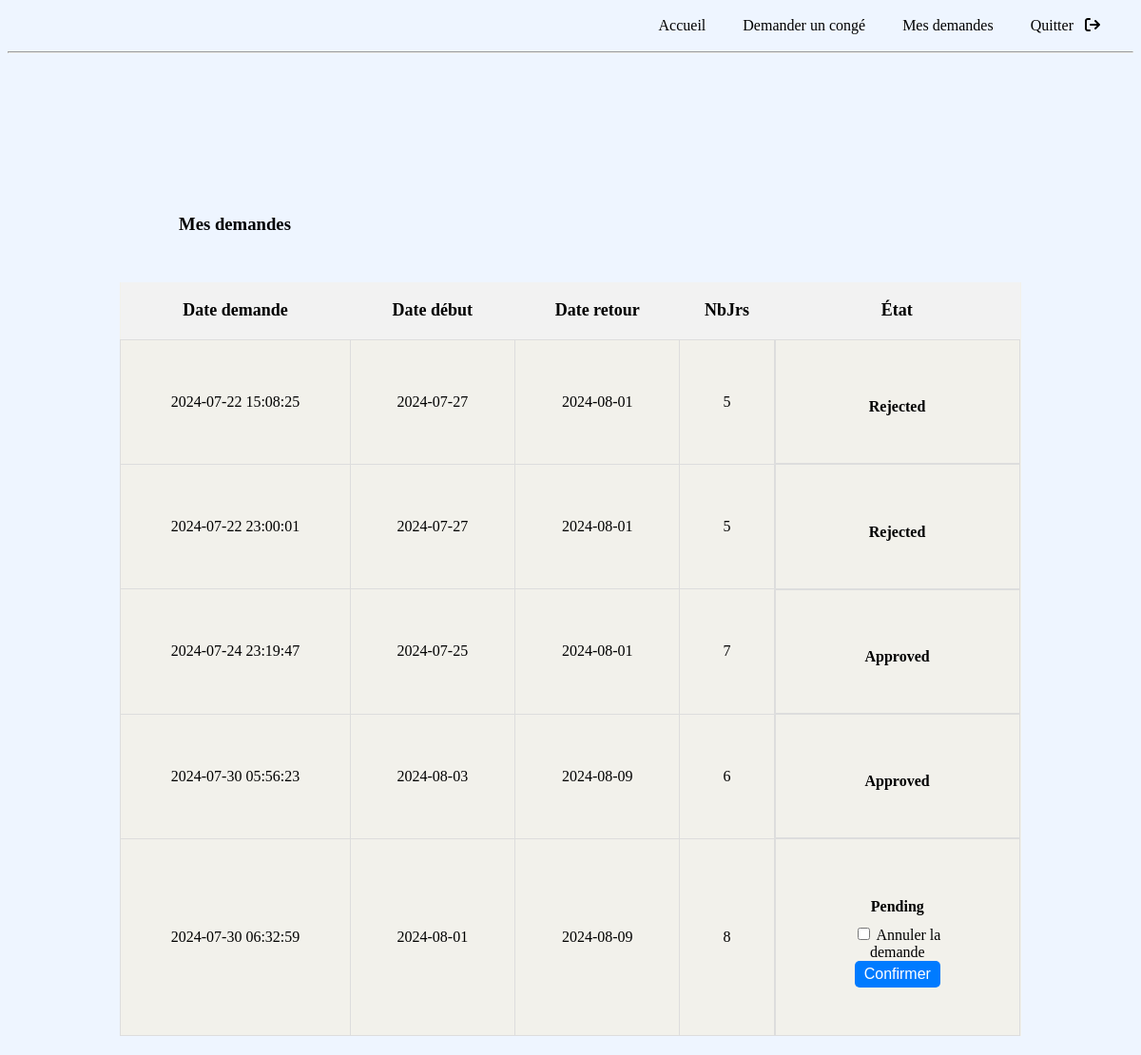
The page /mesdemandes (signed in) on the database as committed earlier.
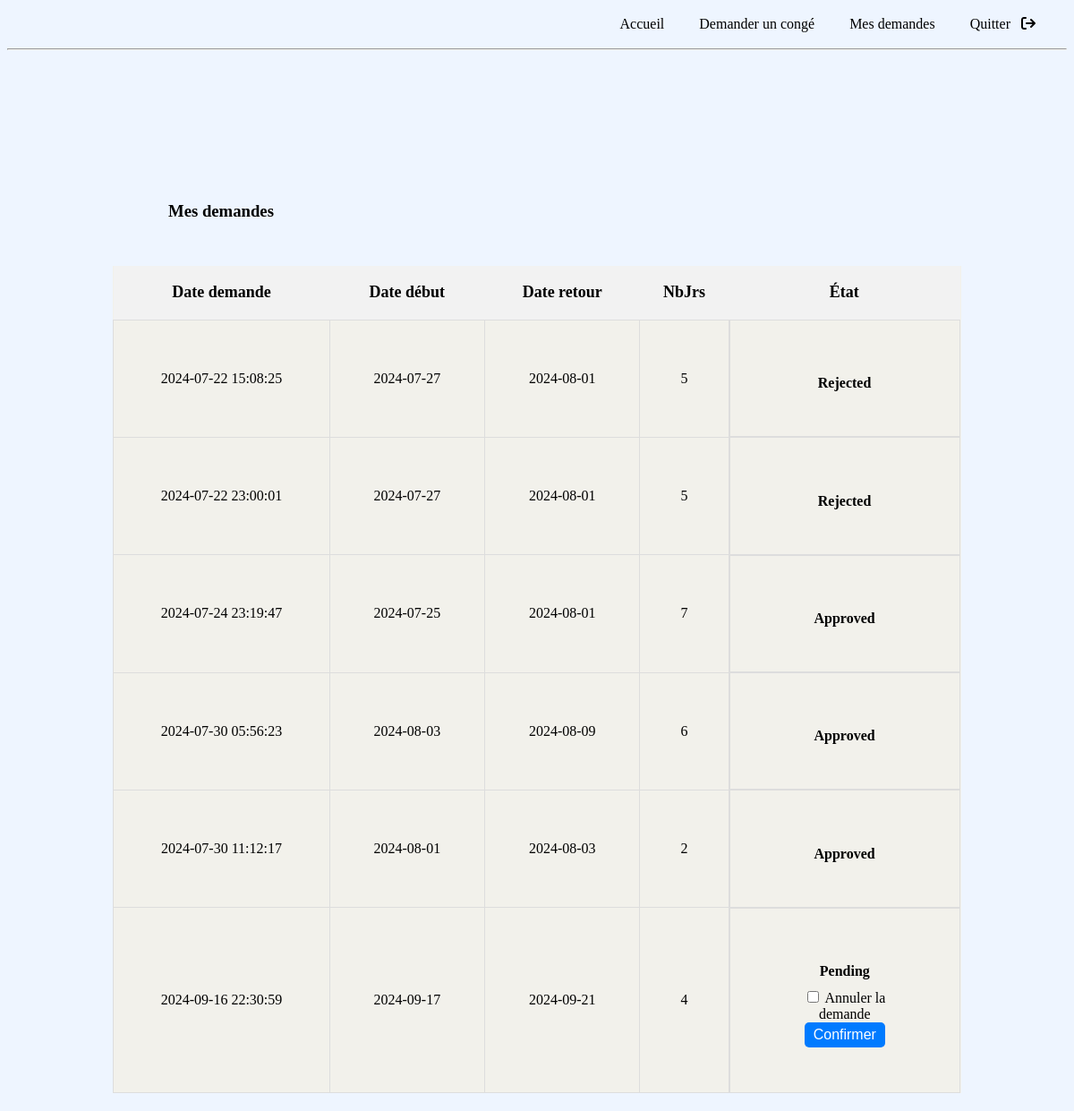
The same page on the database as committed later.
### models.py (models this page shows)
class LeaveRequest(db.Model):
    id = db.Column(db.Integer, primary_key=True)
    username = db.Column(db.String(50), db.ForeignKey('employee.username'), nullable=False)
    leave_type = db.Column(db.String(50), nullable=False)
    start_date = db.Column(db.String(50), nullable=False)
    end_date = db.Column(db.String(50), nullable=False)
    duration = db.Column(db.Integer, nullable=False)
    reason = db.Column(db.String(200), nullable=False)
    status = db.Column(db.String(50), default='Pending')
    date_demande = db.Column(db.String(50), default=datetime.now().strftime('%Y-%m-%d %H:%M:%S'))

### app.py (the view)
@app.route('/mesdemandes')
@login_required
def mesdemandes():
    username = session['username']
    requests = LeaveRequest.query.filter_by(username=username).all()
    return render_template('lesdemandes.html', requests=requests)

### app.py (called while the page is built)
def login_required(f):
    @wraps(f)
    def decorated_function(*args, **kwargs):
        if 'username' not in session:
            return redirect(url_for('login'))
        return f(*args, **kwargs)
    return decorated_function

### templates/lesdemandes.html (shortened to what this page needs)
<!DOCTYPE html>
<html lang="en">
<head>
    <link rel="stylesheet" href="https://cdnjs.cloudflare.com/ajax/libs/font-awesome/6.0.0-beta3/css/all.min.css">
</head>
<body class="body">
    <nav class="navbar">
        <ul class="navbar-nav">
            <li><a href="{{ url_for('homepage_user') }}">Accueil</a></li>
            <li><a href="{{ url_for('demandeconge') }}">Demander un congé</a></li>
            <li><a href="{{ url_for('mesdemandes') }}">Mes demandes</a></li>
            <li><a href="{{ url_for('logout') }}">Quitter</a><i class="fa-solid fa-arrow-right-from-bracket"></i></li>
        </ul>
    </nav>
    <hr>
    <div class="demandes">
        <h3>Mes demandes</h3>
    </div>
    <table class="tableau">
        <thead>
            <tr>
                <th>Date demande</th>
                <th>Date début</th>
                <th>Date retour</th>
                <th>NbJrs</th>
                <th>État</th>
            </tr>
        </thead>
        <tbody>
            {% for request in requests %}
            <tr>
                <td>{{ request.date_demande }}</td>
                <td>{{ request.start_date }}</td>
                <td>{{ request.end_date }}</td>
                <td>{{ request.duration }}</td>
                <td class="action-cell">
                    <h4>{{ request.status }}</h4>
                    {% if request.status == 'Pending' %}
                    <div class="checkbox-group">
                        <form method="POST" action="{{ url_for('cancel_request', request_id=request.id) }}">
                            <label><input type="checkbox" name="cancel"> Annuler la demande</label>
                            <button type="submit" class="boutton">Confirmer</button>
                        </form>
                    </div>
                    {% endif %}
                </td>
            </tr>
            {% endfor %}
        </tbody>
    </table>
</body>
</html>

Rows that differ between the two databases and show on the page:
removed LeaveRequest: date_demande "2024-07-30 06:32:59", start_date "2024-08-01", end_date "2024-08-09", duration "8", status "Pending"
added LeaveRequest: date_demande "2024-07-30 11:12:17", start_date "2024-08-01", end_date "2024-08-03", duration "2", status "Approved"
added LeaveRequest: date_demande "2024-09-16 22:30:59", start_date "2024-09-17", end_date "2024-09-21", duration "4", status "Pending"
